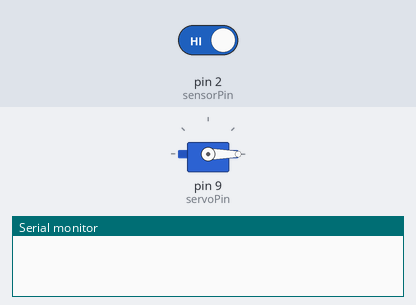
The sketch below on a simulated Arduino Uno, built with avr-gcc and run on an emulated ATmega328P. On the bench: servo, the last lines printed to the serial monitor. The inputs (shaded band) are chosen by the test bench; at power-on: pin 2 (sensorPin) HIGH.

Above: at 1.2 s.
1.3 s: pin 2 (sensorPin) driven LOW
At 2.0 s:
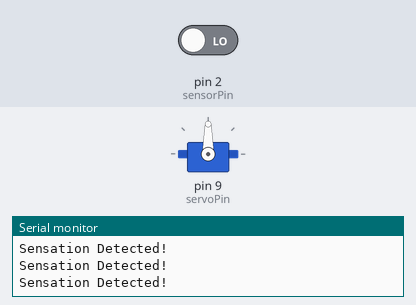
2.8 s: pin 2 (sensorPin) driven HIGH
At 3.3 s:
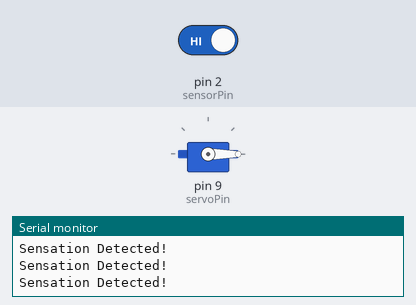
Timing chart, 0 to 5.8 s (numbered marks = the images above; inputs shaded):
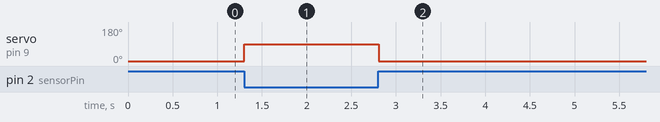

Measured:
- after the input at 1.3 s, servo on pin 9 (servoPin): 0° → 90° at once
- after the input at 2.8 s, servo on pin 9 (servoPin): 90° → 0° at once

The sketch:

file.ino
```cpp
#include <Servo.h>

Servo myServo;

const int sensorPin = 2; // Wire connected to pin D2
const int servoPin = 9;

void setup() {
  pinMode(sensorPin, INPUT_PULLUP); // Use internal pull-up resistor
  myServo.attach(servoPin);
  myServo.write(0); // Start servo at 0 degrees
  Serial.begin(9600);
}

void loop() {
  if (digitalRead(sensorPin) == LOW) { // When wires touch (signal detected)
    Serial.println("Sensation Detected!");
    myServo.write(90); // Move servo to press taser
  } else {
    myServo.write(0); // Release when wires disconnect
  }
}
```
